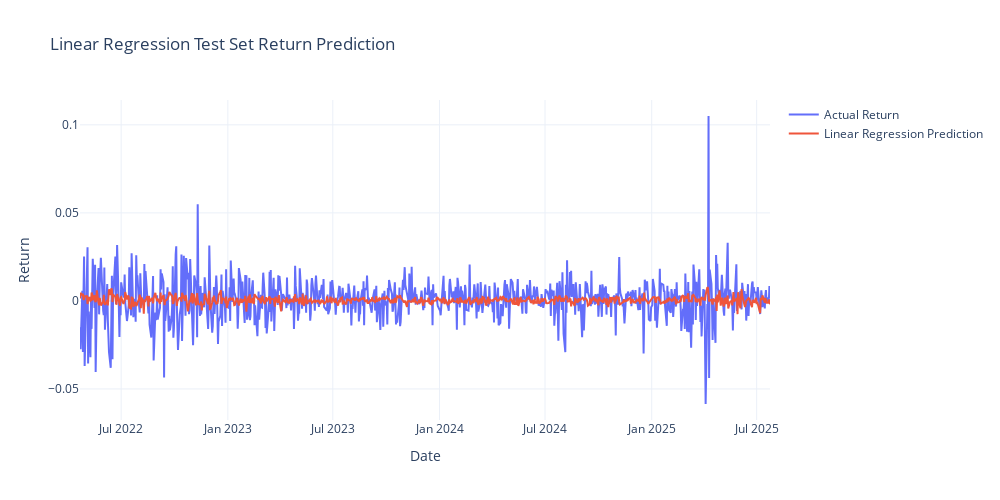

The cell this chart's notebook holds for it:
### Code cell
# 9) Predict the test set and visualise the predictions (LR)

lr_predictions = lr_model.predict(x_test_lr)

# Use same test_dates index from earlier
plot_df_lr = pd.DataFrame({
    'Actual Return': y_test.ravel(),
    'LR Predicted Return': lr_predictions
}, index = test_dates)

# Plot
fig = go.Figure()
fig.add_trace(go.Scatter(x = plot_df_lr.index, y = plot_df_lr['Actual Return'], mode = 'lines', name = 'Actual Return'))
fig.add_trace(go.Scatter(x = plot_df_lr.index, y = plot_df_lr['LR Predicted Return'], mode = 'lines', name = 'Linear Regression Prediction'))

fig.update_layout(
    title = 'Linear Regression Test Set Return Prediction',
    xaxis_title = 'Date',
    yaxis_title = 'Return',
    template = 'plotly_white',
    width = 1000,
    height = 500
)
fig.show()

### Figure 1 — Plotly figure (JSON) as saved in the notebook; plotly's stock layout.template omitted (floating-point values rounded to 4 significant figures; data arrays with more than 128 entries replaced by an {"elided": "..."} marker saying what was removed)
{"data": [{"mode": "lines", "name": "Actual Return", "type": "scatter", "x": {"elided": "817 str values"}, "y": {"elided": "817 float values"}}, {"mode": "lines", "name": "Linear Regression Prediction", "type": "scatter", "x": {"elided": "817 str values"}, "y": {"elided": "817 float values"}}], "layout": {"height": 500, "title": {"text": "Linear Regression Test Set Return Prediction"}, "width": 1000, "xaxis": {"title": {"text": "Date"}}, "yaxis": {"title": {"text": "Return"}}}}
